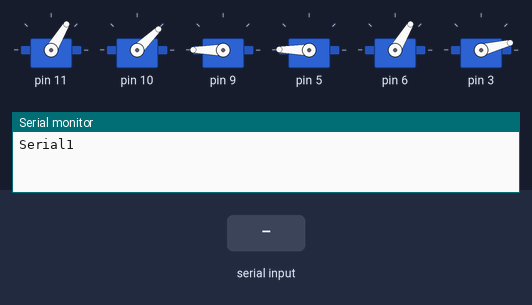
The sketch below on a simulated Arduino Uno, built with avr-gcc and run on an emulated ATmega328P. Shown: 6 × servo, the last lines printed to the serial monitor. The test bench sets the inputs (shaded band).

Above: at 7.2 s.
7.3 s: "90,45,200\n" received over Serial
At 8.29 s:
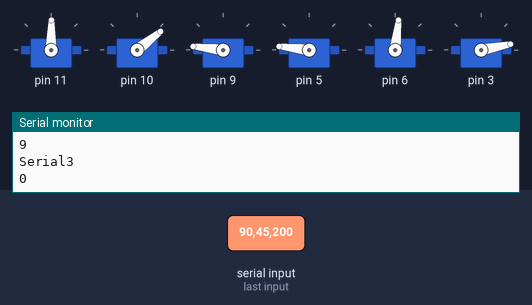
At 13.21 s:
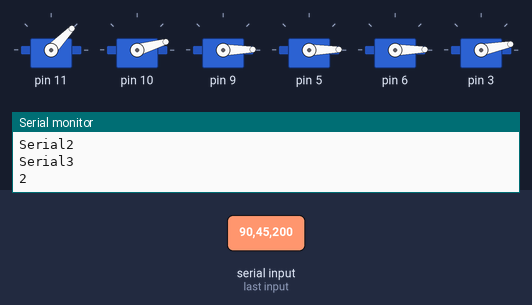
16.3 s: "30,150,10\n" received over Serial
At 26.3 s:
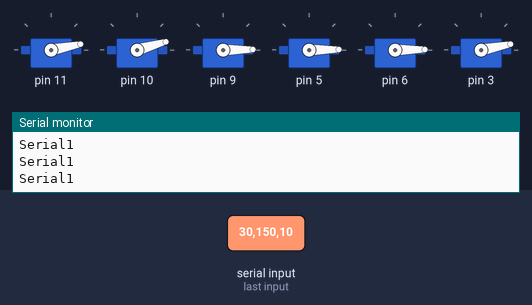
Timing chart, 0 to 27.8 s (numbered marks = the images above; inputs shaded):
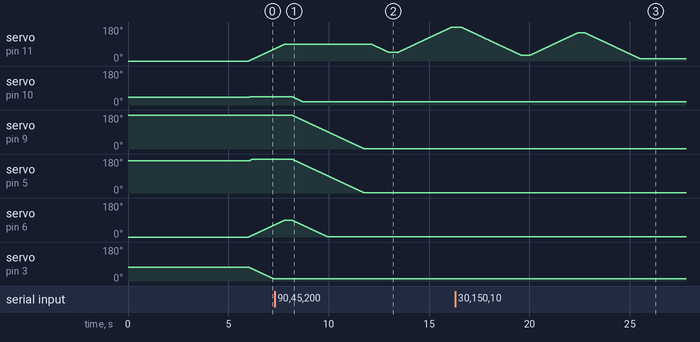

The sketch:

BraccioSerialArduino.ino
```cpp
/*
  simpleMovements.ino

  This  sketch simpleMovements shows how they move each servo motor of Braccio

  Created on 18 Nov 2015
  by Andrea Martino

  This example is in the public domain.
*/

#include <Braccio.h>
#include <Servo.h>

Servo base;
Servo shoulder;
Servo elbow;
Servo wrist_rot;
Servo wrist_ver;
Servo gripper;

int stepDelay = 20;
int m1 = 90;
int m2 = 45;
int m3 = 180;
int m4 = 180;
int m5 = 90;
int m6 = 10;

char inData[25];
bool isRead = false;
int index = 0;

void setup() {
  //Initialization functions and set up the initial position for Braccio
  //All the servo motors will be positioned in the "safety" position:
  //Base (M1):90 degrees
  //Shoulder (M2): 45 degrees
  //Elbow (M3): 180 degrees
  //Wrist vertical (M4): 180 degrees
  //Wrist rotation (M5): 90 degrees
  //gripper (M6): 10 degrees
  Braccio.begin();
  Serial.begin(9600);
}

void loop() {
  /*
    Step Delay: a milliseconds delay between the movement of each servo.  Allowed values from 10 to 30 msec.
    M1=base degrees. Allowed values from 0 to 180 degrees
    M2=shoulder degrees. Allowed values from 15 to 165 degrees
    M3=elbow degrees. Allowed values from 0 to 180 degrees
    M4=wrist vertical degrees. Allowed values from 0 to 180 degrees
    M5=wrist rotation degrees. Allowed values from 0 to 180 degrees
    M6=gripper degrees. Allowed values from 10 to 73 degrees. 10: the toungue is open, 73: the gripper is closed.
  */

  readSerialStr();

  Braccio.ServoMovement(stepDelay, m1, m2, m3, m4, m5, m6);

  delay(100);
}

void readSerialStr() {
      Serial.println("Serial1");
  if (Serial.available() > 0) {
    Serial.println("Serial2");
    char incomingByte = Serial.read();
    while (incomingByte != '\n' && isDigit(incomingByte)) {
      Serial.println("Serial3");
      Serial.println(incomingByte);
      isRead = true;
      delay(100);
      inData[index] = incomingByte;
      index++;
      incomingByte = Serial.read();
    }
    inData[index] = '\0';
  }

  if (isRead) {
    char m1_char[4];
    char m2_char[4];
    char m3_char[4];
    char m4_char[4];
    char m5_char[4];
    char m6_char[4];

    m1_char[0] = inData[0];
    m1_char[1] = inData[1];
    m1_char[2] = inData[2];
    m1_char[3] = '\0';
    m2_char[0] = inData[3];
    m2_char[1] = inData[4];
    m2_char[2] = inData[5];
    m2_char[3] = '\0';
    m3_char[0] = inData[6];
    m3_char[1] = inData[7];
    m3_char[2] = inData[8];
    m3_char[3] = '\0';
    m4_char[0] = inData[9];
    m4_char[1] = inData[10];
    m4_char[2] = inData[11];
    m4_char[3] = '\0';
    m5_char[0] = inData[12];
    m5_char[1] = inData[13];
    m5_char[2] = inData[14];
    m5_char[3] = '\0';
    m6_char[0] = inData[15];
    m6_char[1] = inData[16];
    m6_char[2] = inData[17];
    m6_char[3] = '\0';

    m1 = atoi(m1_char);
    m2 = atoi(m2_char);
    m3 = atoi(m3_char);
    m4 = atoi(m4_char);
    m5 = atoi(m5_char);
    m6 = atoi(m6_char);

    isRead = false;
    index = 0;
  }

}
```

Measured:
- after the input at 7.3 s, servo on pin 9: moves from 180° to 1° over 3.6 s, starting after 0.86 s
- by itself, servo on pin 6: rises from 64° to 90° in 0.82 s, then falls to 1° in 1.8 s
